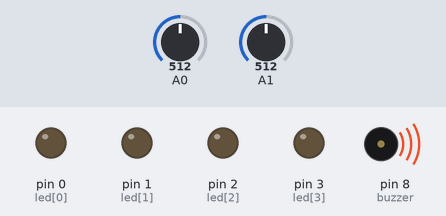
The sketch below on a simulated Arduino Uno, built with avr-gcc and run on an emulated ATmega328P. On the bench: output pins drawn as LEDs (lit = HIGH), buzzer (waves = sounding). The test bench sets the inputs (shaded band); at power-on: A0 = 512, A1 = 512.

Above: at 1.2 s.
1.3 s: A0 set to 314
2.8 s: A0 set to 283
At 4.0 s:
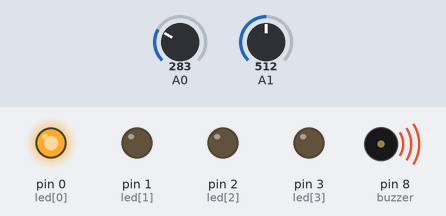
4.3 s: A0 set to 210
5.8 s: A0 set to 184
At 7.0 s:
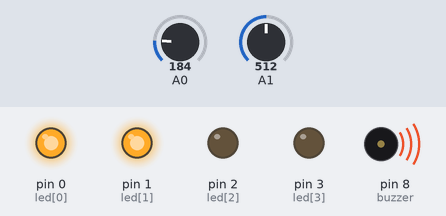
7.3 s: A0 set to 109
8.8 s: A0 set to 92
At 9.4 s:
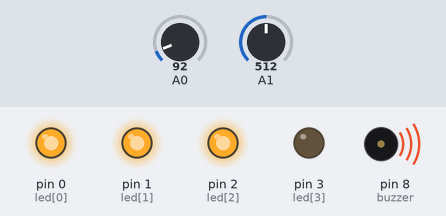
Timing chart, 0 to 11.3 s (numbered marks = the images above; inputs shaded):
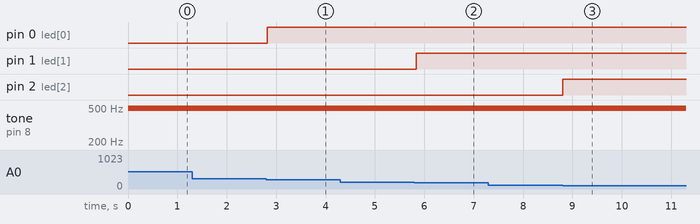

The sketch:

jhoang6_CS362_lab5.ino
```cpp
/*
 *
 * Author: Jon-Michael Hoang | jhoang6 | 657540122
 *
 * Lab 5 - Detecting light and making noise with parallel circuitry
 *
 * Desc: What this code is supposed to do is that at the same time, allow the user to turn the potentiometer to adjust
 *       the buzzer noise and to shine light/cast shade over the photoresistor to play with the LEDs which shows how much
 *       brightness and darkness it detects.
 *
 * Assumptions: It was pretty tricky to get both of them running at the same time hardware wise. In addition to that, getting the
 *              LEDs and the photoresistor was annoying. However, the coding part of this lab was pretty straightforward. In the
 *              end, though, it did what it did for the lab assignment.
 *
 * References: http://fritzing.org/projects/photo-resistor-led-scale
 *             https://create.arduino.cc/projecthub/SURYATEJA/use-a-buzzer-module-piezo-speaker-using-arduino-uno-89df45
 */

// contains the analog value from the photoresistor
int lightValue = 0;
// contains the analog value from the potentiometer
int potValue = 0;

// array that represents the 4 LEDs and their pins
int led[4] = {0,1,2,3};

// buzzer pin
int buzzer = 8;
// frequency the buzzer will have
int freq = 0;

void setup()
{
  // set up the photoresistor
  pinMode (A0, INPUT);

  // set up the LED pins
  for (int x = 0; x < 4; x++)
    pinMode (led[x], OUTPUT);

  // set up the buzzer
  pinMode (buzzer, OUTPUT);
  // set up the potentiometer
  pinMode (A1, INPUT);
}

void loop()
{
  // read the analog value from the photoresistor
  lightValue = analogRead(A0);
  // read the analog value for the potentiometer
  potValue = analogRead (A1);

  // by default all turned off - clear the states
  // also means that it is by default, detecting super bright
  // things
  for (int x = 0; x < 4; x++)
    digitalWrite (led[x], LOW);

  // determine how many lights are lit based on how dark
  // lightValue is
  if (!(lightValue >= 300)) // first light on: pretty bright
    digitalWrite (led[0], HIGH);
  if (!(lightValue >= 200)) // first two lights on: somewhat bright
    digitalWrite (led[1], HIGH);
  if (!(lightValue >= 100)) // first three lights on: a bit shady
    digitalWrite (led[2], HIGH);
  if (!(lightValue >= 50))  // all lights on: pretty dark
    digitalWrite (led[3], HIGH);

  // map the frequency to some values including potValue
  freq = map(potValue, 0, 1000, 666, 333);
  // ...and set the tone based on that
  tone (buzzer, freq);

  // delay so that it wouldn't constantly flicker
  // and hurt peoples' eyes and ears
  delay (50);
}
```

Measured:
- the behaviour switches between 300 and 299 on A0 (found by bisection; images 0 and 1)
- the behaviour switches between 200 and 199 on A0 (found by bisection; images 1 and 2)
- the behaviour switches between 100 and 99 on A0 (found by bisection; images 2 and 3)
- after the input at 1.3 s, every drawn part: stays the same
- after the input at 2.8 s, pin 0 (led[0]): LOW → HIGH at once
- after the input at 5.8 s, pin 1 (led[1]): LOW → HIGH at once
- after the input at 8.8 s, pin 2 (led[2]): LOW → HIGH at once
